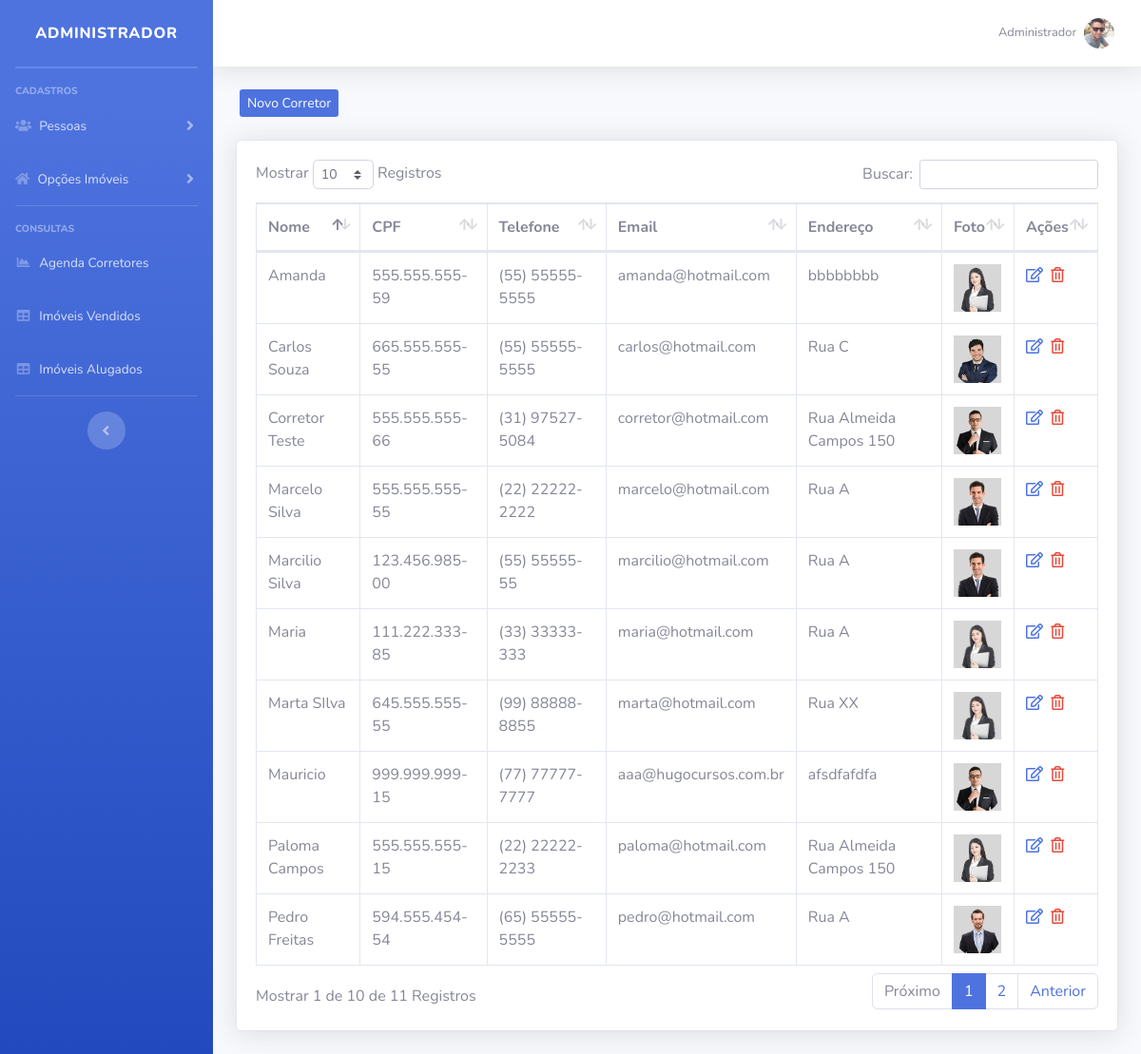
The app's page /imobiliaria/sistema/painel-admin/index.php?pag=corretores (signed in) with its own data.
### tables this page shows
CREATE TABLE `usuarios` (
  `id` int(11) NOT NULL,
  `nome` varchar(50) NOT NULL,
  `cpf` varchar(20) NOT NULL,
  `email` varchar(50) NOT NULL,
  `senha` varchar(35) NOT NULL,
  `nivel` varchar(35) NOT NULL,
  `foto` varchar(100) DEFAULT NULL
);

CREATE TABLE `corretores` (
  `id` int(11) NOT NULL,
  `nome` varchar(50) NOT NULL,
  `cpf` varchar(20) NOT NULL,
  `telefone` varchar(15) NOT NULL,
  `email` varchar(50) NOT NULL,
  `endereco` varchar(100) NOT NULL,
  `foto` varchar(100) NOT NULL,
  `descricao` varchar(90) DEFAULT NULL,
  `twitter` varchar(150) DEFAULT NULL,
  `facebook` varchar(150) DEFAULT NULL,
  `corretor` tinyint(1) DEFAULT NULL,
  `creci` varchar(15) DEFAULT NULL
);

### imobiliaria/sistema/painel-admin/corretores.php (the view, shortened to what this page needs)
<?php
include_once("../../conexao.php");
$pag = "corretores";
?>
<div class="row mt-4 mb-4">
    <a type="button" class="btn-primary btn-sm ml-3 d-none d-md-block" href="index.php?pag=<?php echo $pag ?>&funcao=novo">Novo Corretor</a>
</div>
<div class="card shadow mb-4">
    <div class="card-body">
        <div class="table-responsive">
            <table class="table table-bordered" id="dataTable" width="100%" cellspacing="0">
                <thead>
                    <tr>
                        <th>Nome</th>
                        <th>CPF</th>
                        <th>Telefone</th>
                        <th>Email</th>
                        <th>Endereço</th>
                        <th>Foto</th>
                        <th>Ações</th>
                    </tr>
                </thead>
                <tbody>
                    <?php
                    $query = $pdo->query("SELECT * FROM corretores order by nome asc ");
                    $res = $query->fetchAll(PDO::FETCH_ASSOC);
                    for ($i=0; $i < count($res); $i++) {
                       $nome = $res[$i]['nome'];
                                $cpf = $res[$i]['cpf'];
                                $telefone = $res[$i]['telefone'];
                                $email = $res[$i]['email'];
                                $endereco = $res[$i]['endereco'];
                                $imagem = $res[$i]['foto'];
                                $id = $res[$i]['id'];
                     ?>
                    <tr>
                        <td><?php echo $nome ?></td>
                        <td><?php echo $cpf ?></td>
                        <td><?php echo $telefone ?></td>
                        <td><?php echo $email ?></td>
                        <td><?php echo $endereco ?></td>
                        <td><img src="../img/profiles/<?php echo $imagem ?>" width="50px"></td>
                        <td>
                            <a href="index.php?pag=<?php echo $pag ?>&funcao=editar&id=<?php echo $id ?>" class='text-primary mr-1' title='Editar Dados'><i class='far fa-edit'></i></a>
                            <a href="index.php?pag=<?php echo $pag ?>&funcao=excluir&id=<?php echo $id ?>" class='text-danger mr-1' title='Excluir Registro'><i class='far fa-trash-alt'></i></a>
                        </td>
                    </tr>
                    <?php } ?>
                </tbody>
            </table>
        </div>
    </div>
</div>

### imobiliaria/sistema/painel-admin/index.php (shortened to what this page needs)
<?php
include_once("../../conexao.php");
 ?>
<?php
    $idUsuario = $_SESSION['id_usuario'];
    $res = $pdo->query("SELECT * FROM usuarios where id = '" . $idUsuario . "' ");
    $dados = $res->fetchAll(PDO::FETCH_ASSOC);
    $nome = isset($dados[0]['nome']) ? $dados[0]['nome'] : null;
    $img = isset($dados[0]['foto']) ? $dados[0]['foto'] : null;
    $pag = @$_GET["pag"];
    $menu1 = "corretores";
    $menu2 = "tesoureiros";
    $menu3 = "cidade";
    $menu4 = "bairro";
    $menu5 = "tipo";
    $menu6 = "tarefas";
    $menu7 = "vendas";
    $menu8 = "alugueis";
 ?>
<!DOCTYPE html>
<html lang="en">
    <head>
        <link href="../vendor/fontawesome-free/css/all.min.css" rel="stylesheet" type="text/css">
        <link href="../css/sb-admin-2.min.css" rel="stylesheet">
        <link href="../css/style.css" rel="stylesheet">
        <link href="../vendor/datatables/dataTables.bootstrap4.min.css" rel="stylesheet">
    </head>
    <body id="page-top">
        <div id="wrapper">
            <ul class="navbar-nav bg-gradient-primary sidebar sidebar-dark accordion" id="accordionSidebar">
                <a class="sidebar-brand d-flex align-items-center justify-content-center" href="index.php">
                    <div class="sidebar-brand-text mx-3">Administrador</div>
                </a>
                <hr class="sidebar-divider my-0">
                <hr class="sidebar-divider">
                <div class="sidebar-heading">
                    Cadastros
                </div>
                <li class="nav-item">
                    <a class="nav-link collapsed" href="#" data-toggle="collapse" data-target="#collapseTwo" aria-expanded="true" aria-controls="collapseTwo">
                        <i class="fas fa-users"></i>
                        <span>Pessoas</span>
                    </a>
                </li>
                <li class="nav-item">
                    <a class="nav-link collapsed" href="#" data-toggle="collapse" data-target="#collapseUtilities" aria-expanded="true" aria-controls="collapseUtilities">
                        <i class="fas fa-home"></i>
                        <span>Opções Imóveis</span>
                    </a>
                </li>
                <hr class="sidebar-divider">
                <div class="sidebar-heading">
                    Consultas
                </div>
                <li class="nav-item">
                    <a class="nav-link" href="index.php?pag=<?php echo $menu6 ?>">
                        <i class="fas fa-fw fa-chart-area"></i>
                        <span>Agenda Corretores</span></a>
                </li>
                <li class="nav-item">
                    <a class="nav-link" href="index.php?pag=<?php echo $menu7 ?>">
                        <i class="fas fa-fw fa-table"></i>
                        <span>Imóveis Vendidos</span></a>
                </li>
                <li class="nav-item">
                    <a class="nav-link" href="index.php?pag=<?php echo $menu8 ?>">
                        <i class="fas fa-fw fa-table"></i>
                        <span>Imóveis Alugados</span></a>
                </li>
                <hr class="sidebar-divider d-none d-md-block">
                <div class="text-center d-none d-md-inline">
                    <button class="rounded-circle border-0" id="sidebarToggle"></button>
                </div>
            </ul>
            <div id="content-wrapper" class="d-flex flex-column">
                <div id="content">
                    <nav class="navbar navbar-expand navbar-light bg-white topbar mb-4 static-top shadow">
                        <ul class="navbar-nav ml-auto">
                            <li class="nav-item dropdown no-arrow">
                                <a class="nav-link dropdown-toggle" href="#" id="userDropdown" role="button" data-toggle="dropdown" aria-haspopup="true" aria-expanded="false">
                                    <span class="mr-2 d-none d-lg-inline text-gray-600 small"><?php echo $nome ?></span>
                                    <img class="img-profile rounded-circle" src="../img/profiles/<?php echo $img ?>">
                                </a>
                            </li>
                        </ul>
                    </nav>
                    <div class="container-fluid">
                        <?php if ($pag == null) {
                        include_once("home.php");
                        } else if ($pag==$menu1) {
                        include_once($menu1.".php");
                        } else if ($pag==$menu2) {
                        include_once($menu2.".php");
                         } else if ($pag==$menu3) {
                        include_once($menu3.".php");
                        } else if ($pag==$menu4) {
                        include_once($menu4.".php");
                        } else if ($pag==$menu5) {
                        include_once($menu5.".php");
                        } else if ($pag==$menu6) {
                        include_once($menu6.".php");
                        } else if ($pag==$menu7) {
                        include_once($menu7.".php");
                        } else if ($pag==$menu8) {
                        include_once($menu8.".php");
                        } else {
                        include_once("home.php");
                        }
                        ?>
                    </div>
                </div>
            </div>
        </div>
    </body>
</html>

### records on screen
usuarios: nome "Administrador", foto (picture)
corretores: nome "Amanda", cpf "555.555.555-59", telefone "(55) 55555-5555", email "amanda@hotmail.com", endereco "bbbbbbbb", foto (picture)
corretores: nome "Carlos Souza", cpf "665.555.555-55", telefone "(55) 55555-5555", email "carlos@hotmail.com", endereco "Rua C", foto (picture)
corretores: nome "Corretor Teste", cpf "555.555.555-66", telefone "(31) 97527-5084", email "corretor@hotmail.com", endereco "Rua Almeida Campos 150", foto (picture)
corretores: nome "Marcelo Silva", cpf "555.555.555-55", telefone "(22) 22222-2222", email "marcelo@hotmail.com", endereco "Rua A", foto (picture)
corretores: nome "Marcilio Silva", cpf "123.456.985-00", telefone "(55) 55555-55", email "marcilio@hotmail.com", endereco "Rua A", foto (picture)
corretores: nome "Maria", cpf "111.222.333-85", telefone "(33) 33333-333", email "maria@hotmail.com", endereco "Rua A", foto (picture)
corretores: nome "Marta SIlva", cpf "645.555.555-55", telefone "(99) 88888-8855", email "marta@hotmail.com", endereco "Rua XX", foto (picture)
corretores: nome "Mauricio", cpf "999.999.999-15", telefone "(77) 77777-7777", email "aaa@hugocursos.com.br", endereco "afsdfafdfa", foto (picture)
corretores: nome "Paloma Campos", cpf "555.555.555-15", telefone "(22) 22222-2233", email "paloma@hotmail.com", endereco "Rua Almeida Campos 150", foto (picture)
corretores: nome "Pedro Freitas", cpf "594.555.454-54", telefone "(65) 55555-5555", email "pedro@hotmail.com", endereco "Rua A", foto (picture)
